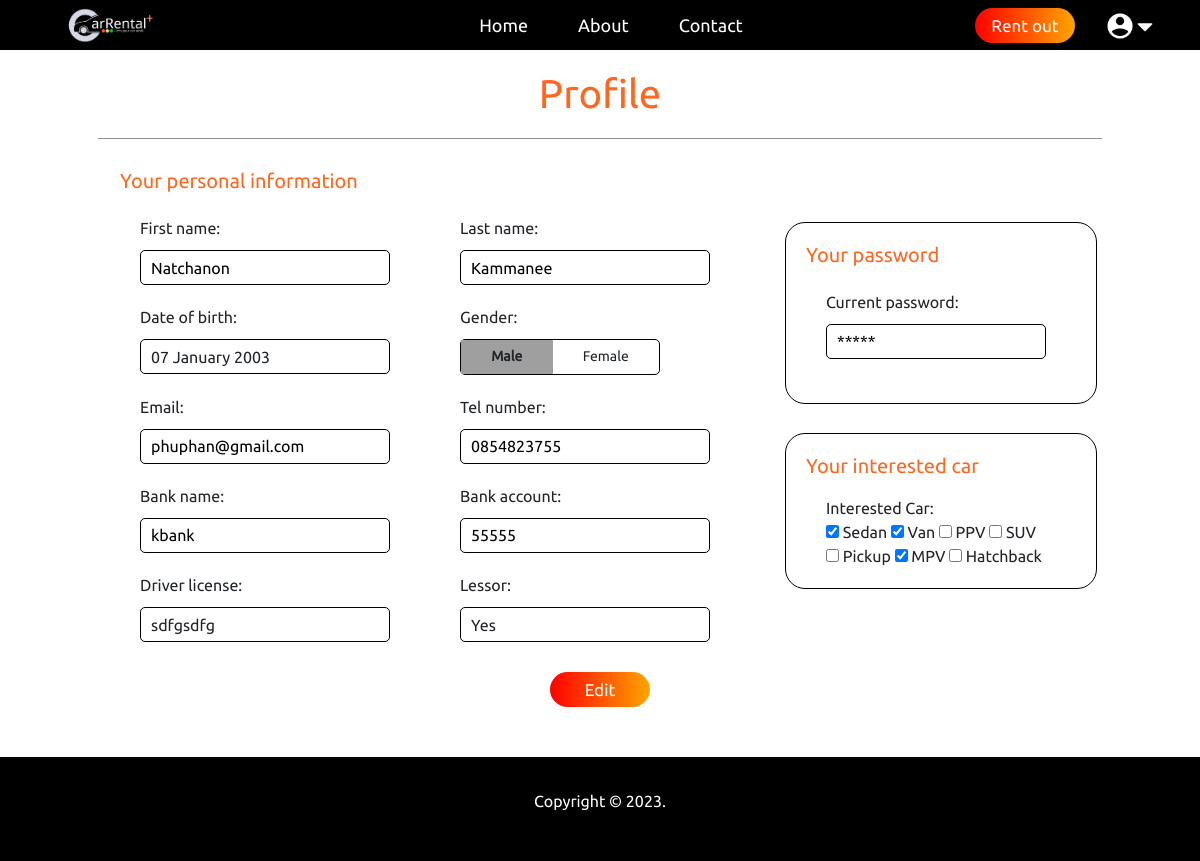
The app's page /ProfileForm.php (signed in), older data.
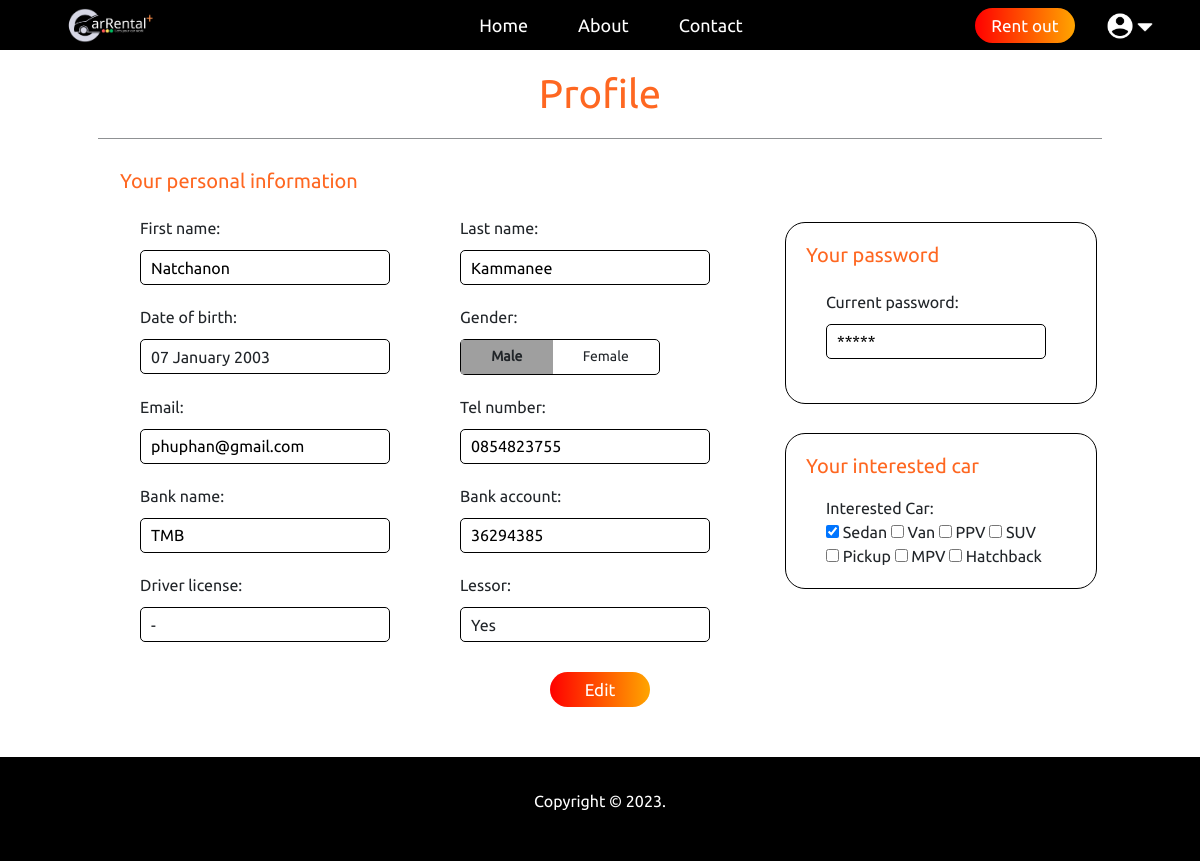
The same page, newer data.
### tables this page shows
CREATE TABLE `client` (
  `client_id` int(11) NOT NULL,
  `driving_license_no` varchar(255) DEFAULT NULL,
  `fname` varchar(255) NOT NULL,
  `lname` varchar(255) NOT NULL,
  `dateofbirth` date NOT NULL DEFAULT current_timestamp(),
  `gender` varchar(255) NOT NULL,
  `email` varchar(255) NOT NULL,
  `password` varchar(255) NOT NULL,
  `tel_no` varchar(255) NOT NULL,
  `lessor_state` tinyint(1) NOT NULL DEFAULT 0,
  `banking_account` varchar(255) DEFAULT NULL,
  `bank_name` varchar(255) DEFAULT NULL
);

### ProfileForm.php (the view, shortened to what this page needs)
<?php
    include('server.php');
    $client_id = $_SESSION['client_id'];
    $sql1 = "SELECT * FROM client WHERE client_id='$client_id';";
    $result = mysqli_query($con,$sql1);
    $client = mysqli_fetch_assoc($result);
    $tel_no = $client['tel_no'];
    $banking_account = $client['banking_account'];
    $bank_name = $client['bank_name'];
    $driverlicense = $client['driving_license_no'];
    $sql2 = "SELECT * FROM interested WHERE client_id ='$client_id';";
    $result = mysqli_query($con, $sql2);
    $interested_car = array();
    while ($interested = mysqli_fetch_assoc($result)) {
        $interested_car[] = $interested['interested_car'];
    }
?>
<!DOCTYPE html>
<html lang="en">
<head>
    <link rel="stylesheet" href="css/styles.css">
    <link rel="stylesheet" href="css/bootstrap.min.css">
    <?php include "navbarclient.php"; ?>
</head>
<body>
    <div class="container-md">
        <div class="profile-container">
            <div class="titleProfile">
                <h1>Profile</h1>
            </div>
            <hr style="opacity: 0.5;width: 90%;margin: 20px auto;">
            <form id="profile-Form" name="inpfrm" method="post" action="Profile.php">
                <div class="profile-form">
                    <div class="profile-form1">
                        <h1> Your personal information </h1>
                        <div class="boxform">
                            <div class="input-box-group">
                                <div class="input-box">
                                    <label for="fname">First name:</label><br>
                                    <input class="input-text" type="text" id="fname" name="fname" size="30"
                                        placeholder="<?php echo $fname ?>" value=""><br>
                                </div>
                                <div class="input-box">
                                    <label>Last name:</label><br>
                                    <input class="input-text" type="text" id="lname" name="lname" size="30"
                                        placeholder="<?php echo $lname ?>" value=""><br>
                                </div>
                            </div>
                            <div class="input-box-group">
                                <div class="input-box">
                                    <label>Date of birth:</label><br>
                                    <div class="inputboxdate" id="myDate">
                                        <?php
                                        $day = date('d', strtotime($client['dateofbirth']));
                                        $month = date('F', strtotime($client['dateofbirth']));
                                        $year = date('Y', strtotime($client['dateofbirth']));
                                        echo "<span>$day $month $year</span>";
                                        ?>
                                    </div>
                                </div>
                                <div class="input-box">
                                    <label>Gender:</label><br>
                                    <div class="radio-inputs">
                                        <label class="radio">
                                            <span class="name">Male</span>
                                        </label>
                                        <label class="radio">
                                            <span class="name">Female</span>
                                        </label>
                                    </div>
                                </div>
                            </div>
                            <div class="input-box-group">
                                <div class="input-box">
                                    <label>Email:</label><br>
                                    <input class="input-text" type="text" id="nemail" name="nemail" size="35"
                                        placeholder="<?php echo $email ?>" value=""><br>
                                </div>
                                <div class="input-box">
                                    <label>Tel number:</label><br>
                                    <input class="input-text" type="text" id="tel_no" name="tel_no" size="35"
                                        placeholder="<?php echo $tel_no ?>" value=""><br>
                                </div>
                            </div>
                            <div class="input-box-group">
                                <div class="input-box">
                                    <label>Bank name:</label><br>
                                    <input class="input-text" type="text" id="bank_name" name="bank_name" size="35"
                                        placeholder="<?php echo $bank_name ?>" value=""><br>
                                </div>
                                <div class="input-box">
                                    <label>Bank account:</label><br>
                                    <input class="input-text" type="text" id="bank_account" name="bank_account"
                                        size="35" placeholder="<?php echo $banking_account ?>" value=""><br>
                                </div>
                            </div>
                            <div class="input-box-group">
                                <div class="inputboxhide" id="myDrive">
                                    <label>Driver license:</label><br>
                                    <div class="inputboxdate">
                                        <?php
                                        if (!empty($driverlicense)){
                                            echo "<span>$driverlicense</span>";
                                        }
                                        else {
                                            echo "<span>-</span>";
                                        }
                                        ?>
                                    </div>
                                </div>
                                <div class="inputboxhide" id="mylessor">
                                    <label>Lessor:</label><br>
                                    <div class="inputboxdate">
                                        <?php
                                        if ($lessor_state == 1){
                                            echo "<span>Yes</span>";
                                        }
                                        else{
                                            echo "<span>No</span>";
                                        }
                                        ?>
                                    </div>
                                </div>
                            </div>
                        </div>
                    </div>
                    <div class="profile-form2">
                        <div class="input-box-mini">
                            <h1> Your password </h1>
                            <div class="boxform">
                                <div class="input-box-group2">
                                    <div class="input-box">
                                        <label>Current password:</label><br>
                                        <input class="input-text-pass" type="password" id="password" name="password"
                                            size="25" placeholder="*****" value=""><br><br>
                                    </div>
                                </div>
                            </div>
                        </div>
                        <div class="input-box-mini">
                            <h1> Your interested car </h1>
                            <div class="box-form">
                                <div class="input-box-group2">
                                    <div class="input-box">
                                        <label style="width: 120px;">Interested Car: </label> <br>
                                        <input type="checkbox" name="interestedcar[Sedan]" value="Sedan"
                                            <?php if (in_array('Sedan', $interested_car)) echo 'checked'; ?>> Sedan
                                        <input type="checkbox" name="interestedcar[Van]" value="Van"
                                            <?php if (in_array('Van', $interested_car)) echo 'checked'; ?>> Van
                                        <input type="checkbox" name="interestedcar[PPV]" value="PPV"
                                            <?php if (in_array('PPV', $interested_car)) echo 'checked'; ?>> PPV
                                        <input type="checkbox" name="interestedcar[SUV]" value="SUV"
                                            <?php if (in_array('SUV', $interested_car)) echo 'checked'; ?>> SUV
                                    </div>
                                </div>
                                <div class="input-box-group2">
                                    <div class="input-box">
                                        <input type="checkbox" name="interestedcar[Pickup]" value="Pickup"
                                            <?php if (in_array('Pickup', $interested_car)) echo 'checked'; ?>> Pickup
                                        <input type="checkbox" name="interestedcar[MPV]" value="MPV"
                                            <?php if (in_array('MPV', $interested_car)) echo 'checked'; ?>> MPV
                                        <input type="checkbox" name="interestedcar[Hatchback]" value="Hatchback"
                                            <?php if (in_array('Hatchback', $interested_car)) echo 'checked'; ?>> Hatchback
                                    </div>
                                </div>
                            </div>
                        </div>
                    </div>
                </div>
                <div class="profile-button">
                    <button id="edit-button" class="profile-submit" type="button" onclick="editToggle(this);">Edit</button>
                </div>
            </form>
        </div>
    </div>
    <footer>
        <p> Copyright © 2023. </p>
    </footer>
</body>
</html>

### navbarclient.php (shortened to what this page needs)
<?php
$email = $_SESSION['email'];
$fname = $_SESSION['fname'];
$lname = $_SESSION['lname'];
$lessor_state = $_SESSION['lessor_state'];
if ($lessor_state != 1) {
    $rentout = 'LessorForm.php';
} else {
    $rentout = 'CarForm.php';
}
?>
<!DOCTYPE html>
<html lang="en">
<head>
    <link rel="stylesheet" href="css/styles.css">
    <link rel="stylesheet" href="css/bootstrap.min.css">
</head>
<body>
    <nav width="100%" height="50px" style=" background-color: black;">
        <div class="navbar">
            <div class="nav-logo">
                <a class="brand-logo-crop" href="index.php"><img height="35px" src="img/component/brand-logo.png" alt=""
                        class="brand-logo"></a>
            </div>
            <ul class="nav-menu" id="myMenu">
                <li> <a href="index.php"> Home</a> </li>
                <li> <a href="aboutUs.php"> About</a> </li>
                <li> <a href="contact.php"> Contact</a> </li>
            </ul>
            <div class="nav-right">
                <a href="<?php echo $rentout; ?>"><button class="login-button">Rent out</button></a>
                <div class="profile-dropdown">
                    <div class="profile" onclick="menuToggle();">
                        <img src="img/icon/icons8-male-user-48.png" />
                        <img src="img/icon/icons8-sort-down-30.png" width="20px" height="20px" style="margin:auto 0;" />
                    </div>
                </div>
            </div>
        </div>
    </nav>
</body>
</html>

### ProfileForm.php (style rules this page uses)
body { background-color: #fff; background-size: cover; background-repeat: no-repeat; background-position: center; }

Row changes from the older to the newer data that the page shows:
changed client "January": bank_name "kbank" → "TMB"; bank_account "55555" → "36294385"; driving_license_no "sdfgsdfg" → (not shown)
Text that changed along with them:
form field value: "☑" → "☐"
